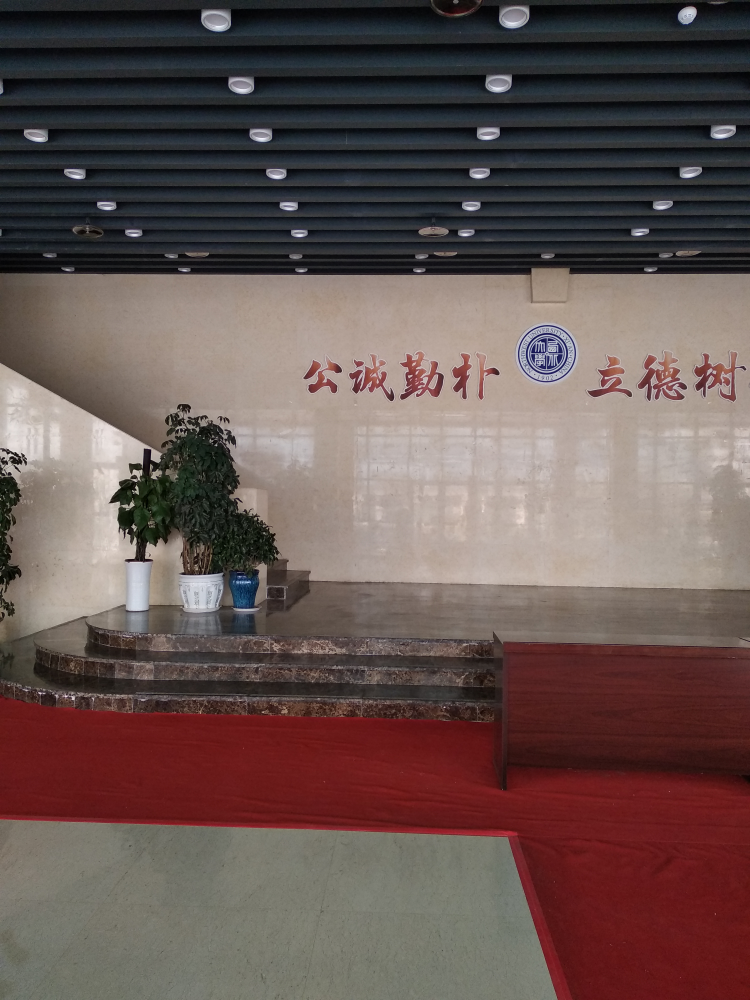
#> input picture images/A/s11-1.jpg, 3000 x 4000 px (shown at 1/4 size)
$ python detect_match.py
#> lines starting #> are read from the running program, lines starting #| are printed output that depends on the picture
#!/usr/bin python3
# -*- coding:utf-8 -*-

'''
使用orb匹配照片，使用tatio_test进行过滤，直接进行3维重建并可视化， 未进行
Info
------
__author__: devecor
'''
import core

import cv2 as cv
import numpy as np
import matplotlib.pyplot as plt

import argparse
import logging


# [25 lines left out: function ratio_test, not called in this run]


def detect(img, feature='orb', n=8000):
    '''提取局部特征, 默认为orb, 默认提取8000个特征点'''
    # 初始化
    orb = cv.ORB_create(nfeatures=n)  # 拟提取8000个特征

    # 查询关键点并计算描述符
    kp, des = orb.detectAndCompute(img, None)

    return kp, des, img


# [45 lines left out: functions show_matches, save_matches_to_img, not called in this run]


def match(img1, img2, config, kpdes1=None, kpdes2=None,
          useProvide=False):
    '''对两张照片的特征点进行匹配
    Parameters
    -----------
    img1, img2 : array_like, 表示图片的mat对象
    config : 配置参数的自定义对象
    kpdes1, kpdes2 : (kp, des), 相应图片特征点和描述符
    useProvide : boolean, 是否使用提供的特征点和描述符(目前还未实现)

    Notice:
    --------
    config 目前只支持config.show=boolean
    '''

    kp1, des1, img1 = detect(img1, n=config.nfeatures)
    kp2, des2, img2 = detect(img2, n=config.nfeatures)

    # 根据BRIEF描述子进行匹配, 使用HAMMING距离

    # FLANN parameters
    # for orb
    FLANN_INDEX_LSH = 6
    index_params = dict(algorithm=FLANN_INDEX_LSH,
                        table_number=6,  # 12
                        key_size=12,  # 20
                        multi_probe_level=1)  # 2
    search_params = dict(checks=100)  # or pass empty dictionary

    # for SIFT or SURF
    # FLANN_INDEX_KDTREE = 1
    # index_params = dict(algorithm=FLANN_INDEX_KDTREE, trees=5)

    flann = cv.FlannBasedMatcher(index_params, search_params)

    matches = flann.knnMatch(des1, des2, k=200)

    return matches, kp1, kp2, des1, des2


# [43 lines left out: function filter_match, not called in this run]


if __name__ == '__main__':

    parser = argparse.ArgumentParser(description='detect_match')
    parser.add_argument('img', metavar='imagepair', nargs=2, help='一对照片')
    parser.add_argument('-nfeatures', default=8000, type=int, help='提取特征点数')
    parser.add_argument('--show', action='store_true', help='显示匹配结果')
    parser.add_argument('--save', action='store_true', help='是否保存结果')
    parser.add_argument('--output', metavar='dir', help='输出路径, 仅当指定--save时有效')
    parser.add_argument('--K1', metavar='float', help='内参矩阵：cx, cy, fx, fy')
    parser.add_argument('--K2', metavar='float', help='内参矩阵：cx, cy, fx, fy')
    parser.add_argument('--distCoeffs1', metavar='float', help='畸变参数: k1, k2, \
p1, p2')
    parser.add_argument('--distCoeffs2', metavar='float', help='畸变参数: k1, k2, \
p1, p2')
    parser.add_argument('--debug', action='store_true')
    args = parser.parse_args(
        'images/A/s11-1.jpg images/A/s11-1a.jpg --show --save --output matches'.split()
        )
# --K 3123.8,3122.3,1497.6,2022.3
# ' --save --output matches \images/ref1.jpg images/ref2.jpg
# --K 3048,3048,1500,2000 --debug'.split()

    # 'images/A/s11-1.jpg images/A/s11-1a.jpg --save --output matches \
    # --K1 3178.2,3179.4,1497.5,2027.3 --K2 3130.4,3128.8,1487.6,2013.3 --debug \
    # --distCoeffs1 0.1692,-0.5744,0,0 \
    # --distCoeffs2 0.1520,-0.4518,0,0'.split()
    logging.basicConfig(level=logging.INFO)

    # 读取图片
    img1, img2 = args.img
    ref_img1 = cv.imread(img1, flags=cv.IMREAD_GRAYSCALE)
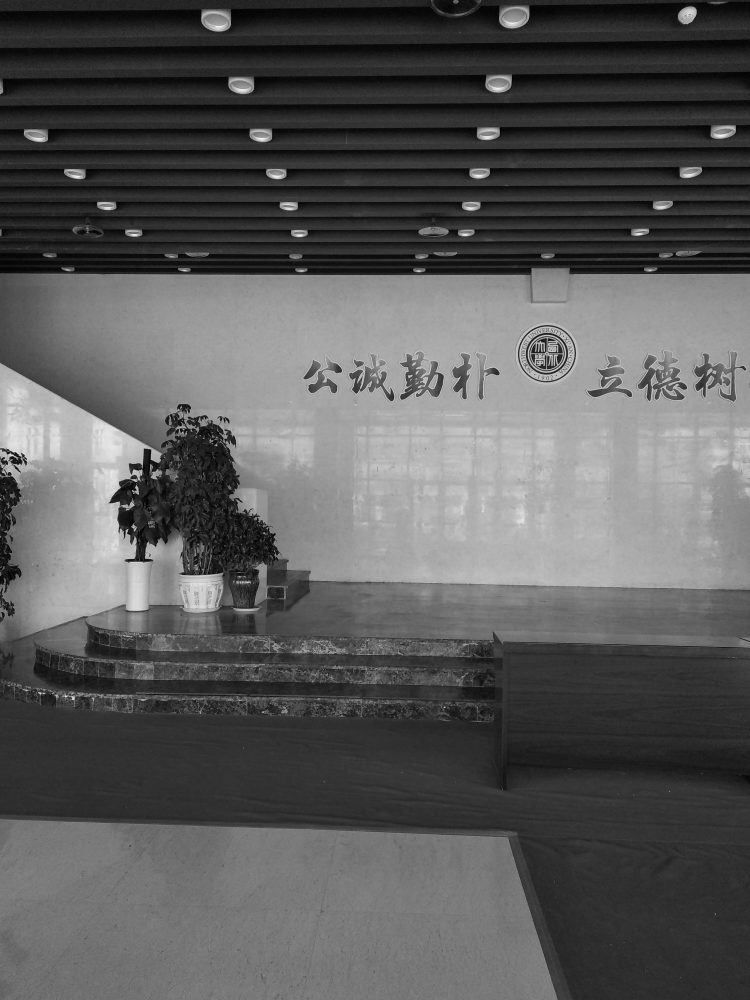
#> ref_img1: shape (4000, 3000) (shown at 1/4 size); min 0, max 255, mean 89.3
    ref_img2 = cv.imread(img2, flags=cv.IMREAD_GRAYSCALE)
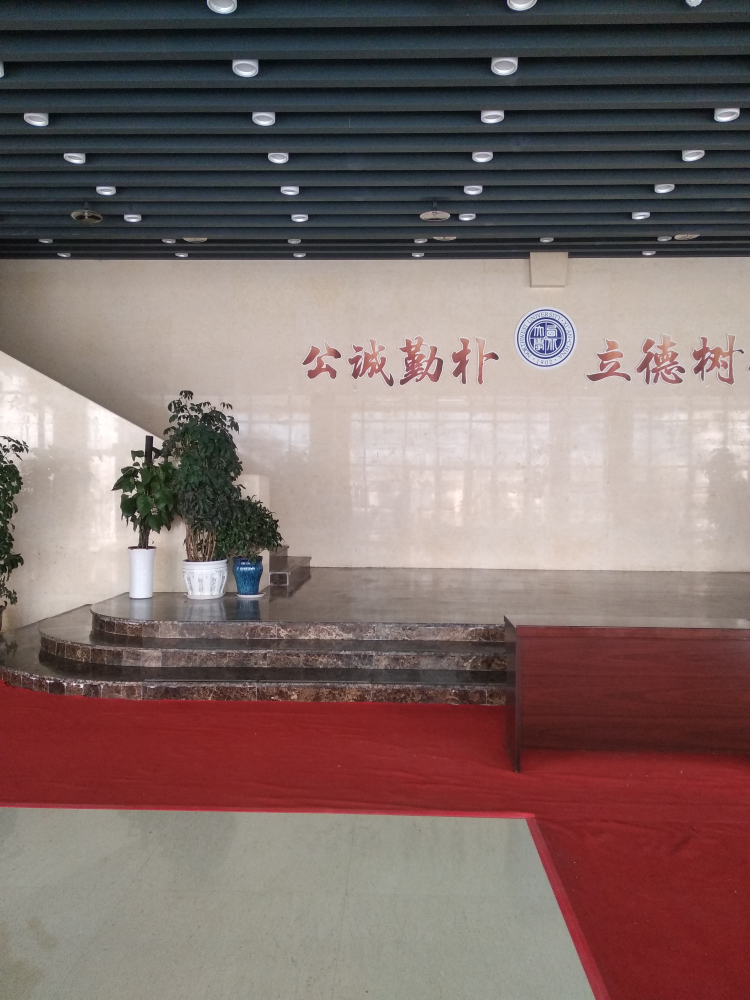
#> input picture images/A/s11-1a.jpg, 3000 x 4000 px (shown at 1/4 size)
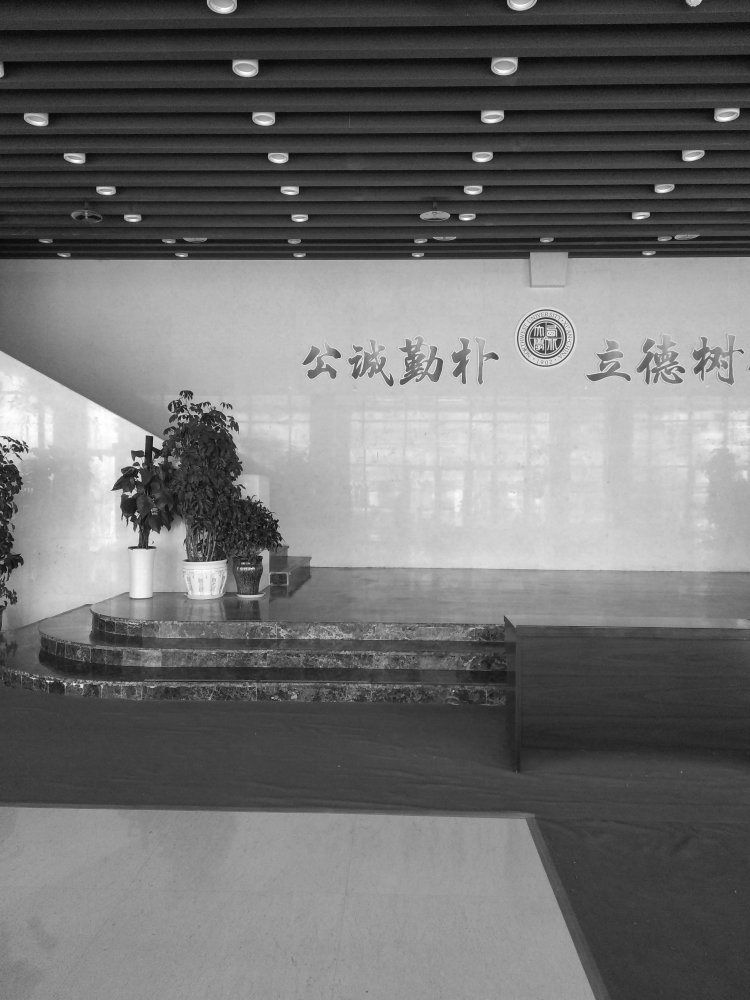
#> ref_img2: shape (4000, 3000) (shown at 1/4 size); min 0, max 255, mean 112.8
    # tes_img1 = cv.imread('images/T/t20-3.jpg', flags=cv.IMREAD_GRAYSCALE)
    # tes_img2 = cv.imread('images/T/t20-4.jpg', flags=cv.IMREAD_GRAYSCALE)
    assert ref_img1 is not None and ref_img2 is not None, 'img not found!'

    # 特征提取与匹配
    matches, kp1, kp2, des1, des2 = match(ref_img1, ref_img2, args)
#> in detect, `kp, des = orb.detectAndCompute(img, None)`: kp = 8000 keypoints; strongest (x, y, size): (530, 1962, 37.2), (530, 1961, 31), (2161, 1366, 37.2), (2176, 1372, 53.6)
#> in match, `kp1, des1, img1 = detect(img1, n=config.nfeatures)`: kp1 has the same summary as kp in detect
#> in detect (call 2), `kp, des = orb.detectAndCompute(img, None)`: kp = 8000 keypoints; strongest (x, y, size): (539, 1909, 31), (2189, 1303, 31), (550, 1900, 31), (612, 1747, 37.2)
#> in match, `kp2, des2, img2 = detect(img2, n=config.nfeatures)`: kp2 has the same summary as kp in detect
#> in match, `matches = flann.knnMatch(des1, des2, k=200)`: matches = 8000 matches
#> matches = 8000 matches; kp1 = 8000 keypoints; strongest (x, y, size): (530, 1962, 37.2), (530, 1961, 31), (2161, 1366, 37.2), (2176, 1372, 53.6); kp2 has the same summary as kp in detect
    logging.info('原始提取特征: {}'.format(len(kp1)))

    # matches_t, kp1_t, kp2_t, des1_t, des2_t = match(
    #     ref_img1, tes_img1, args
    # )

    # ratio test过滤
    pt1, pt2, kp_pairs, mask, filtered_matches = filter_match(
#> (the run stopped early here; a loop or call above may not have finished)
